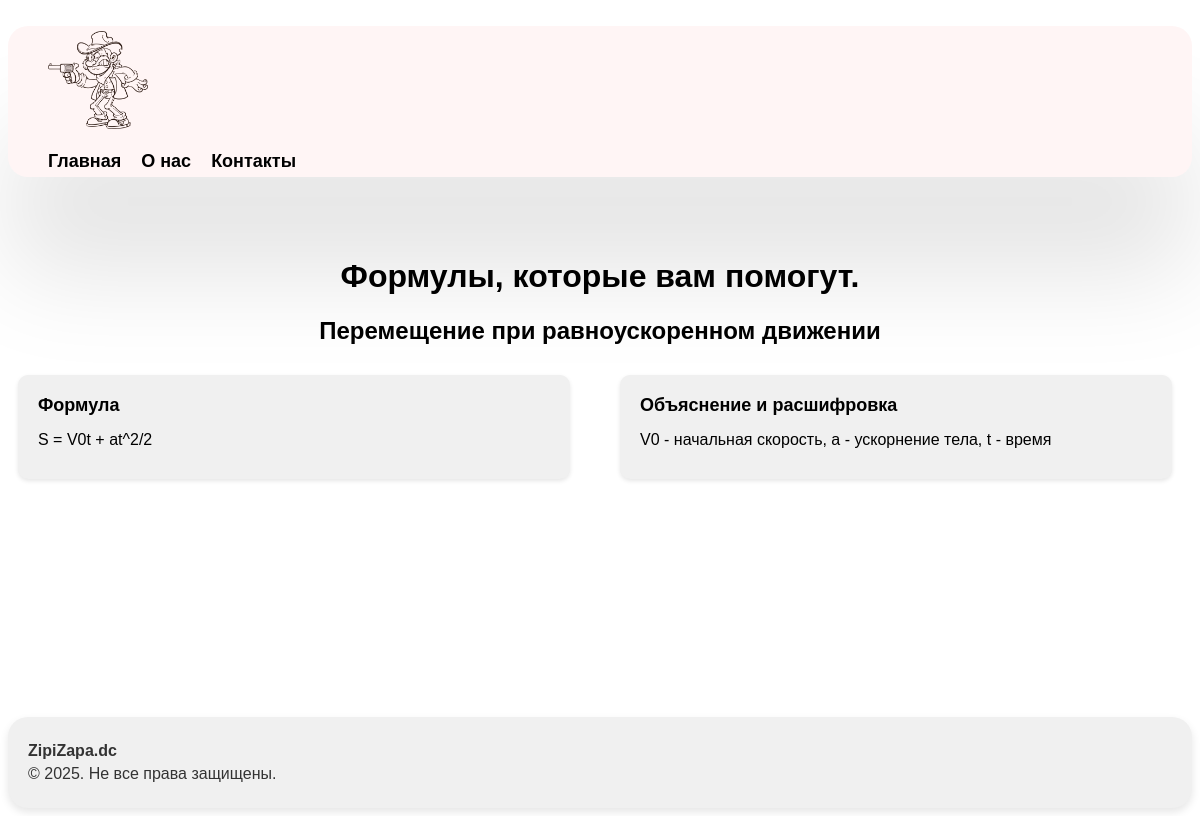
Screenshot of /fiz1 with the database file from the repository.
### tables this page shows
CREATE TABLE fiz(form text, example text, tema text);

### app.py (the view)
@app.route('/fiz<index>')
def fizThema(index):
    fiz=getTable('fiz')
    tema=fiz[int(index)]
    return render_template('formfiz.html', tema2 = tema[2], form2 = tema[0], example2 = tema[1])

### db.py (called while the page is built)
    def create_tables(self):
        self.query('CREATE TABLE IF NOT EXISTS alg(form TEXT, example TEXT, tema TEXT)')
        self.query('CREATE TABLE IF NOT EXISTS geom(form TEXT, example TEXT, tema TEXT)')
        self.query('CREATE TABLE IF NOT EXISTS fiz(form TEXT, example TEXT, tema TEXT)')
        self.query('CREATE TABLE IF NOT EXISTS inf(form TEXT, example TEXT, tema TEXT)')

    def query(self,arg,values=None):
        if values==None:
            self.cur.execute(arg)
        else:
            self.cur.execute(arg,values)
        self.conn.commit()

    def fetchall(self,arg,values=None):
        if values==None:
            self.cur.execute(arg)
        else:
            self.cur.execute(arg,values)
        return self.cur.fetchall()

    def __del__(self):
        self.conn.close()

### form.py (called while the page is built)
def getTable(nameTable):
    base=DatabaseManager('base.db')
    base.create_tables()
    res=base.fetchall(f'SELECT * FROM {nameTable}')
    return res

### templates/formfiz.html
{% extends 'index.html' %} {% block title %}Главная{% endblock %} {% block
body%}
<div class="maincontent">
  <h1 class="magicformul">Формулы, которые вам помогут.</h1>
  <h2 class="tema">{{tema2}}</h2>
  <div class="formuls">
    <div class="form">
      <h2>Формула</h2>
      <p><strong></strong>{{form2}}</p>
    </div>
    <div class="form">
      <h2>Объяснение и расшифровка</h2>
      <p><strong></strong>{{example2}}</p>
    </div>
  </div>
</div>
{% endblock%}

### static/style.css (style rules this page uses)
* { scroll-behavior: smooth; }
.maincontent { flex: 1; }
.formuls { display: flex; gap: 30px; }
.tema { text-align: center; font-family: Arial, Helvetica, sans-serif; }
.magicformul { font-family: Arial, Helvetica, sans-serif; text-align: center; }
.form { background-color: #f0f0f0; border-radius: 10px; box-shadow: 0 2px 4px rgba(0, 0, 0, 0.1); padding: 20px; margin: 10px; width: calc(50% - 40px); box-sizing: border-box; min-width: 260px; }
.form h2 { font-size: 18px; margin-top: 0; font-family: Arial, Helvetica, sans-serif; }
.form p { margin: 10px 0; font-family: Arial, Helvetica, sans-serif; }

### rows the page displays
fiz: tema "Перемещение при равноускоренном движении", form "S = V0t + at^2/2", example "V0 - начальная скорость, a - ускорнение тела, t - время"
